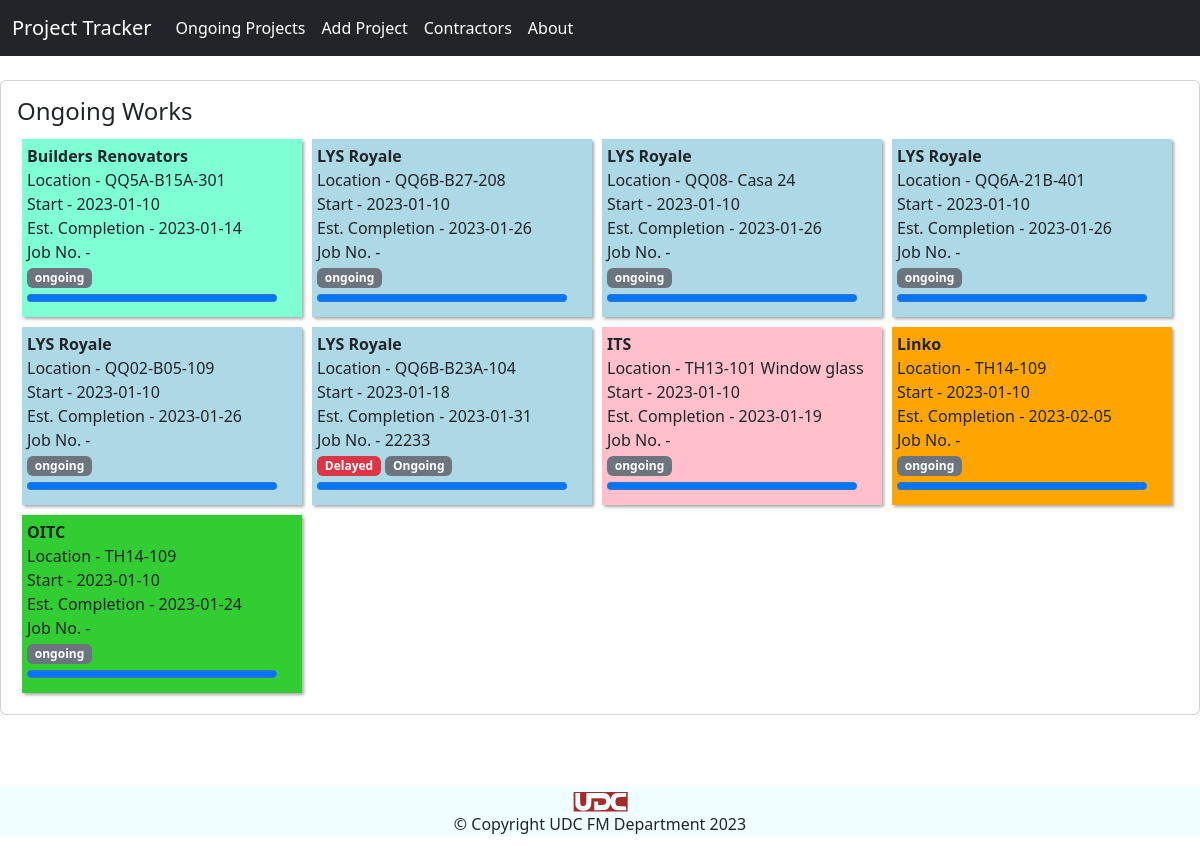
The app's page /, older data.
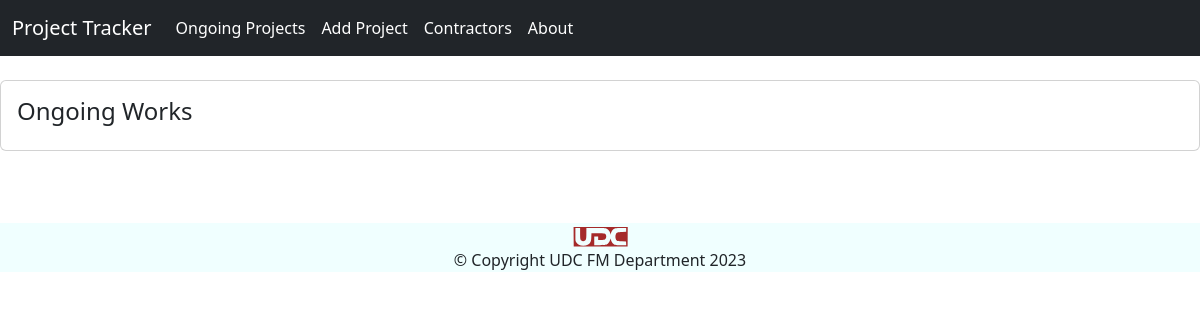
The same page, newer data.
### tables this page shows
CREATE TABLE works (id INTEGER PRIMARY KEY AUTOINCREMENT, contractor INT, location VARCHAR, comp_date DATETIME, job_no VARCHAR, status VARCHAR, start_date DATETIME, FOREIGN KEY (contractor) REFERENCES contractors (id));

CREATE TABLE contractors                (id INTEGER PRIMARY KEY AUTOINCREMENT,                    name VARCHAR,                        coc BOOLEAN,                            color VARCHAR);

### app.py (the view)
@app.route("/")
def home():
    works = fetch_all_works()
    today = int(datetime.datetime.strftime(datetime.date.today(), "%Y%m%d"))
    context = {"works": works,
               "today": today}
    return render_template('index.html', **context)

### app.py (called while the page is built)
def fetch_all_works():
    with sqlt.connect('data.db') as conn:
        conn.row_factory = sqlt.Row
        cur=conn.cursor()
        works = cur.execute("SELECT contractor, location, \
                            comp_date,job_no, name, color, status,\
                            start_date FROM works \
                            INNER JOIN contractors on \
                            contractors.id=works.contractor\
                            WHERE status!='closed' ORDER BY contractor").fetchall()
        return works

### templates/index.html
{% extends 'base.html' %} {% block content %}
<br>
<div class="card mb-5" style="margin:auto;">
  <div style="padding: 1rem;">
  <h4>Ongoing Works</h4>
  {% for i in works %}
  <div class="notes" style="background-color: {{i.color}};">
    <span><strong>{{i.name}}</strong></span
    ><br />
    <span>Location - {{i.location}}</span><br />
    <span>Start - {{i.start_date}}</span><br />
    <span>Est. Completion - {{i.comp_date}}</span><br />
    <span>Job No. - {{i.job_no}}</span><br>
    {% if i.status=="Ongoing" %}
    {% if today > i.comp_date | replace("-","") | int %}
    <span class="badge bg-danger">Delayed</span>
    {% else %}
    <span class="badge bg-success">On Time</span>
    {% endif %}
    {% endif %}
    {% if i.status=="completed" or i.status=="completed" %}
    <span href="#" class="badge bg-success">{{i.status}}</span><br>
    {% else %}
    <span href="#" class="badge bg-secondary">{{i.status}}</span><br>
    {% endif %}
    <div>
      {% set start = i.start_date | replace("-","") | int %}
      {% set finish = i.comp_date | replace("-","") | int %}
      {% set days = finish - start %}
      {% set elapsed = today-start %}
      {% if days <= elapsed %}
      {% set elapsed = days %}
      {% endif %}
      <progress value="{{elapsed/days*100}}" max="100" style="width:250px;"></progress>
    </div>
  </div>
  {% endfor %}
</div>
{% endblock %}

### templates/base.html (shortened to what this page needs)
<!DOCTYPE html>
<html lang="en">
  <head>
    <link
      rel="stylesheet"
      href="https://cdn.jsdelivr.net/npm/bootstrap@5.3.0-alpha1/dist/css/bootstrap.min.css"
    />
    <link
      rel="stylesheet"
      href="{{url_for('static',filename = 'style.css')}}"
    />
    {% include 'navbar.html' %}
  </head>
  <body>
    <div>{% block content %} {% endblock %}</div>
    <br>
    <footer>
      <div style="background-color:azure; text-align: center;">
        <p>© Copyright UDC FM Department 2023 </p>
      </div>
    </footer>
  </body>
</html>

### templates/navbar.html (shortened to what this page needs)
<nav class="navbar navbar-expand-lg navbar-dark bg-dark">
  <div class="container-fluid">
    <a class="navbar-brand" href="#">Project Tracker</a>
    <div class="collapse navbar-collapse" id="navbarText">
      <ul class="navbar-nav me-auto mb-2 mb-lg-0">
        <li class="nav-item">
          <a class="nav-link active" aria-current="page" href="/"
            >Ongoing Projects</a
          >
        </li>
        <li class="nav-item">
          <a class="nav-link active" href="add_project">Add Project</a>
        </li>
        <li class="nav-item">
          <a class="nav-link active" href="contractors">Contractors</a>
        </li>
        <li class="nav-item">
          <a class="nav-link active" href="about">About</a>
        </li>
      </ul>
    </div>
  </div>
</nav>

Row changes from the older to the newer data that the page shows:
removed works: name "Builders Renovators", location "QQ5A-B15A-301", start_date "2023-01-10", comp_date "2023-01-14", status "ongoing", {{ elapsed/days*100 }} 100.0 (drawn)
removed works: name "LYS Royale", location "QQ6B-B27-208", start_date "2023-01-10", comp_date "2023-01-26", status "ongoing", {{ elapsed/days*100 }} 100.0 (drawn)
removed works: name "LYS Royale", location "QQ08- Casa 24", start_date "2023-01-10", comp_date "2023-01-26", status "ongoing", {{ elapsed/days*100 }} 100.0 (drawn)
removed works: name "LYS Royale", location "QQ6A-21B-401", start_date "2023-01-10", comp_date "2023-01-26", status "ongoing", {{ elapsed/days*100 }} 100.0 (drawn)
removed works: name "LYS Royale", location "QQ02-B05-109", start_date "2023-01-10", comp_date "2023-01-26", status "ongoing", {{ elapsed/days*100 }} 100.0 (drawn)
removed works: name "LYS Royale", location "QQ6B-B23A-104", start_date "2023-01-18", comp_date "2023-01-31", job_no "22233", shows "Delayed", status "Ongoing", {{ elapsed/days*100 }} 100.0 (drawn)
removed works: name "ITS", location "TH13-101 Window glass", start_date "2023-01-10", comp_date "2023-01-19", status "ongoing", {{ elapsed/days*100 }} 100.0 (drawn)
removed works: name "Linko", location "TH14-109", start_date "2023-01-10", comp_date "2023-02-05", status "ongoing", {{ elapsed/days*100 }} 100.0 (drawn)
removed works: name "OITC", location "TH14-109", start_date "2023-01-10", comp_date "2023-01-24", status "ongoing", {{ elapsed/days*100 }} 100.0 (drawn)
